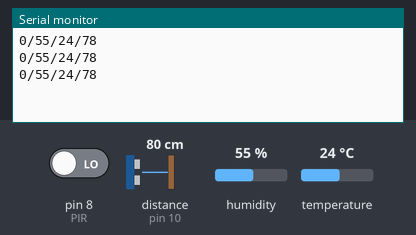
Bench run of a sketch on a simulated Arduino Uno, built with avr-gcc and run on an emulated ATmega328P. Parts: the last lines printed to the serial monitor. Wiring (inferred from the names in the program): ultrasonic range finder: trigger pin 9; echo pin 10. Inputs (shaded band) come from the test bench; at power-on: distance to the obstacle (sensor on pin 10) 80 cm, humidity 55 %, pin 8 (PIR) LOW, temperature 24 °C. The echo pulse lasts 58.3 µs per cm.

Above: at 1.8 s.
1.9 s: distance to the obstacle (sensor on pin 10) set to 2 cm
At 2.5 s:
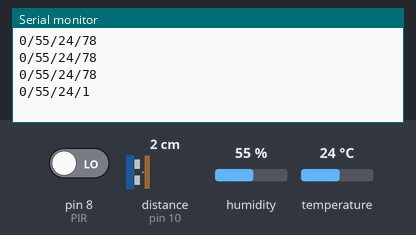
3.4 s: humidity set to 22 %
At 4.5 s:
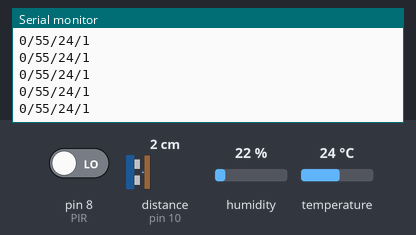
4.9 s: pin 8 (PIR) driven HIGH
At 6.3 s:
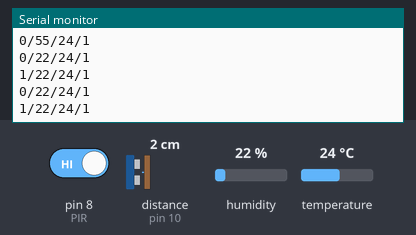
6.4 s: temperature set to 12 °C
At 7.0 s:
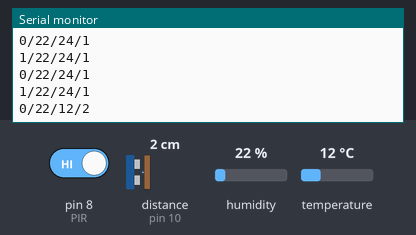
7.9 s: distance to the obstacle (sensor on pin 10) set to 4 cm
At 8.6 s:
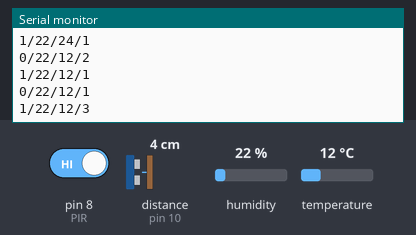
9.4 s: humidity set to 40 %
At 10.6 s:
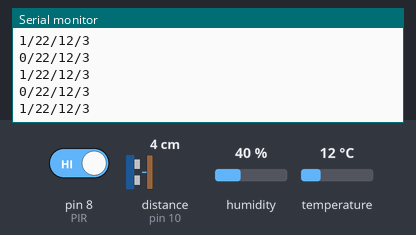
Timing chart, 0 to 11.9 s (numbered marks = the images above; inputs shaded):
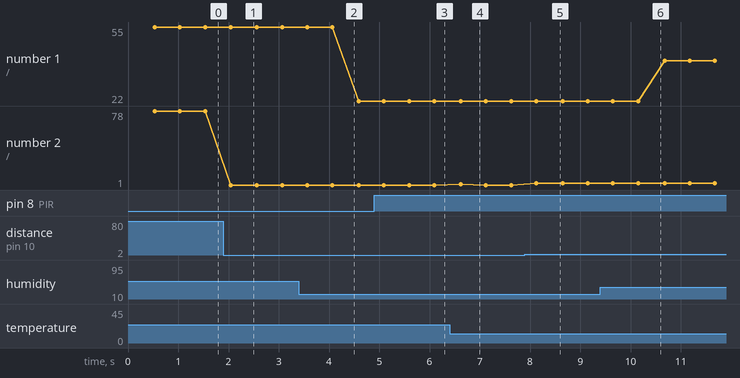

Measured:
- after the input at 1.9 s, the serial monitor: prints a new line after 0.14 s (image 1)
- after the input at 4.9 s, the serial monitor: prints a new line after 0.19 s (image 3)
- after the input at 6.4 s, the serial monitor: prints a new line after 0.22 s (image 4)
- after the input at 7.9 s, the serial monitor: prints a new line after 0.22 s (image 5)
- plotted number 1: 55 → 22 after the input at 3.4 s, 22 → 40 after the input at 9.4 s
- plotted number 2: 78 → 1 after the input at 1.9 s, 1 → 3 after the input at 7.9 s

The sketch:

DHT_PIR_WAVE.ino
```cpp
#include <DHT.h>

#define DHTPIN 7
#define PIR 8
#define TRIG 9
#define ECHO 10


#define DHTTYPE DHT11

int value = 0;
bool flag = false;
DHT dht(DHTPIN, DHTTYPE);


void setup() {
  // put your setup code here, to run once:
  Serial.begin(9600);
  pinMode(PIR, INPUT);
  pinMode(TRIG, OUTPUT);
  pinMode(ECHO, INPUT);

  dht.begin();
}

void loop() {
  delay(500);
  value = digitalRead(PIR);
  int h = dht.readHumidity();
  int t = dht.readTemperature();
  long duration, distance;

  digitalWrite(TRIG, LOW);
  delayMicroseconds(2);
  digitalWrite(TRIG, HIGH);
  delayMicroseconds(10);
  digitalWrite(TRIG, LOW);

  duration = pulseIn(ECHO, HIGH);
  distance = duration *17 / 1000;

  if(value == HIGH && flag == true){
    flag=false;
  }
  else if (value == HIGH && flag == false){
    flag = true;
  }
  Serial.print(flag);
  Serial.print("/");
  Serial.print(h);
  Serial.print("/");
  Serial.print(t);
  Serial.print("/");
  Serial.print(distance);
  Serial.print("\n");
}
```
